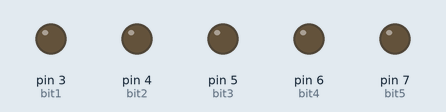
Recording of a sketch running on a simulated Arduino Uno, built with avr-gcc and run on an emulated ATmega328P. On the bench: output pins drawn as LEDs (lit = HIGH).

Above: at 0.1 s.
At 4.1 s:
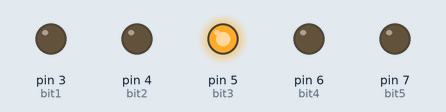
At 9.1 s:
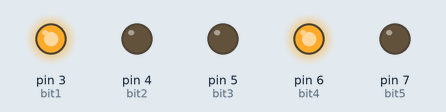
At 19.1 s:
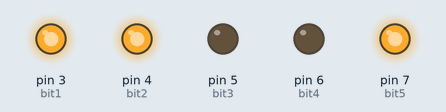
At 29.1 s:
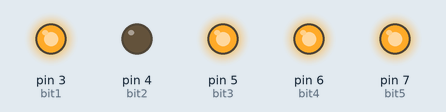
At 39.1 s:
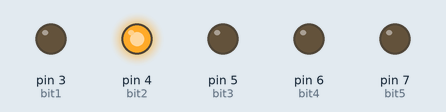
Timing chart, 0 to 40.0 s (numbered marks = the images above):
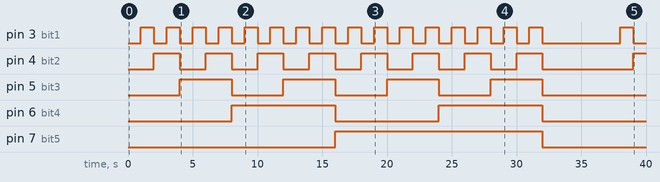

Measured:
- by itself, pin 3 (bit1): goes 15 × (HIGH 1.0 s, LOW 1.0 s), HIGH 1.0 s, LOW 6.0 s, HIGH 1.0 s, then LOW
- by itself, pin 4 (bit2): goes 7 × (HIGH 2.0 s, LOW 2.0 s), HIGH 2.0 s, LOW 7.0 s, then HIGH
- by itself, pin 5 (bit3): alternates HIGH for 4.0 s and LOW for 4.0 s, 8 changes in all, then stays LOW
- by itself, pin 6 (bit4): alternates HIGH for 8.0 s and LOW for 8.0 s
- by itself, pin 7 (bit5): LOW → HIGH at 16.0 s, → LOW 16.0 s later

The sketch:

5bitsLEDs.ino
```cpp
/*
Idea from Youtube (Paul McWhorter)
Code written by Mahmoud Embaby.
*/

int bit1 = 3; // 1 off - 1 on
int bit2 = 4; // 2 off - 2 on
int bit3 = 5; // 4 off - 4 on
int bit4 = 6; // 8 off - 8 on
int bit5 = 7; // 16 off - 16 on

int bit1ON[] = {1, 3, 5, 7, 9, 11, 13, 15, 17, 19, 21, 23, 25, 27, 29, 31}; // 16
int bit2ON[] = {2, 3, 6, 7, 10, 11, 14, 15, 18, 19, 22, 23, 26, 27, 30, 31}; // 16
int bit3ON[] = {4, 5, 6, 7, 12, 13, 14, 15, 20, 21, 22, 23, 28, 29, 30, 31}; // 16
int bit4ON[] = {8, 9, 10, 11, 12, 13, 14, 15, 24, 25, 26, 27, 28, 29, 30, 31}; // 16
int bit5ON[] = {16, 17, 18, 19, 20, 21, 22, 23, 24, 25, 26, 27, 28, 29, 30, 31}; // 16

int speed = 1000;

void setup() {
  pinMode(bit1, OUTPUT);
  pinMode(bit2, OUTPUT);
  pinMode(bit3, OUTPUT);
  pinMode(bit4, OUTPUT);
  pinMode(bit5, OUTPUT);
}

void loop() {
  digitalWrite(bit1, LOW);
  digitalWrite(bit2, LOW);
  digitalWrite(bit3, LOW);
  digitalWrite(bit4, LOW);
  digitalWrite(bit5, LOW);

  for (int i = 0; i <= 31; i++) {
    for (int n=0; n < 16; n++){
      if (bit1ON[n] == i){
        digitalWrite(bit1, HIGH);
      }
    }
    for (int n=0; n<16; n++){
      if (bit2ON[n] == i){
        digitalWrite(bit2, HIGH);
      }
    }
    for (int n=0; n<16; n++){
      if (bit3ON[n] == i){
        digitalWrite(bit3, HIGH);
      }
    }
    for (int n=0; n<16; n++){
      if (bit4ON[n] == i){
        digitalWrite(bit4, HIGH);
      }
    }
    for (int n=0; n<16; n++){
      if (bit5ON[n] == i){
        digitalWrite(bit5, HIGH);
      }
    }
  delay(speed);
  digitalWrite(bit1, LOW);
  digitalWrite(bit2, LOW);
  digitalWrite(bit3, LOW);
  digitalWrite(bit4, LOW);
  digitalWrite(bit5, LOW);
  }
  delay(5000);

}
```
